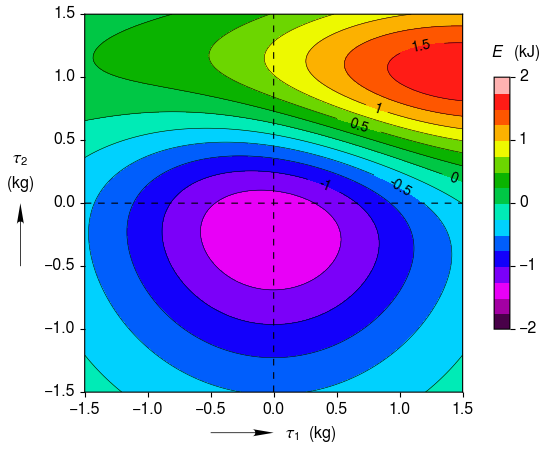

Source code (Python):
# -*- coding: utf-8 -*-
"""
Created on Sat Apr 18 17:36:03 2015

@author: Ben
"""
import clearplot.plot_functions as pf
import numpy as np
import matplotlib.mlab as mlab

delta = 0.025
x1d = np.arange(-1.5, 1.5 + delta/100, delta)
y1d = np.arange(-1.5, 1.5 + delta/100, delta)
x, y = np.meshgrid(x1d, y1d)
z1 = mlab.bivariate_normal(x, y, 1.0, 1.0, 0.0, 0.0)
z2 = mlab.bivariate_normal(x, y, 1.5, 0.5, 1, 1)
z = 10.0 * (z2 - z1)

pf.plot_contours('filled_contours.png', x, y, z, ['\tau_1', 'kg'], \
    ['\tau_2', 'kg'], x_tick = 0.5, y_tick = 0.5, c_label = ['E', 'kJ']);
